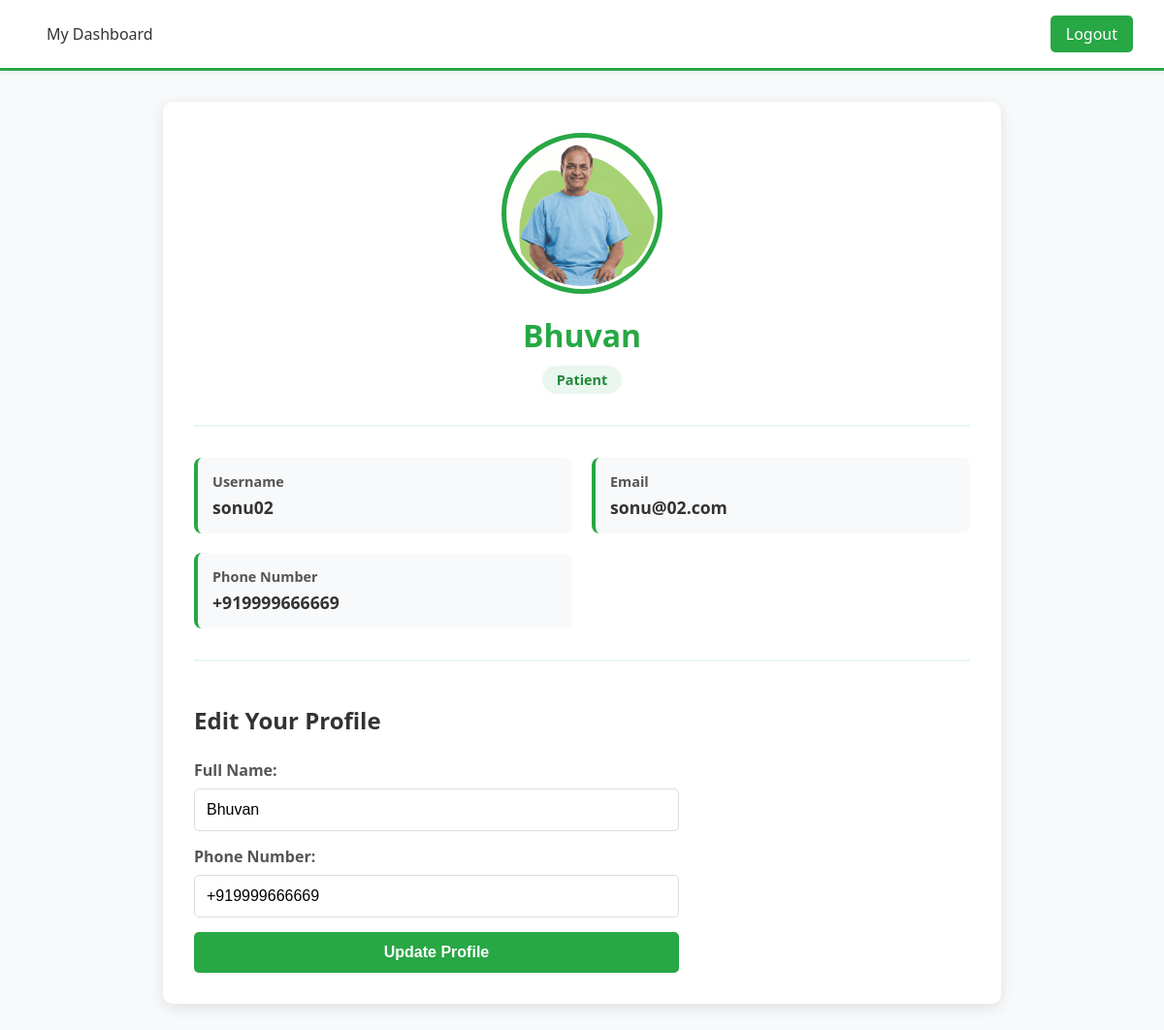
Screenshot of /patient/profile (signed in) with the database file from the repository.
### app.py (models this page shows, shortened)
class Patient(db.Model):
    __tablename__ = 'patients'
    id = db.Column(db.Integer, primary_key=True)
    name = db.Column(db.String(100), nullable=False)
    phone_number = db.Column(db.String(15), nullable=False)
    user_id = db.Column(db.Integer, db.ForeignKey('users.id'), nullable=False)
    appointments = db.relationship('Appointment', back_populates='patient')
    user = db.relationship('User', back_populates='patient')

class User(db.Model):
    __tablename__ = 'users'
    id = db.Column(db.Integer, primary_key=True)
    username = db.Column(db.String(80), unique=True, nullable=False)
    email = db.Column(db.String(120), unique=True, nullable=False)
    password = db.Column(db.String(200), nullable=False)
    role = db.Column(db.String(50), nullable=False)  # e.g., '
    status = db.Column(db.String(20), default='active', nullable=False)   #active/block
    created_at = db.Column(db.DateTime, nullable=False, default=datetime.utcnow )
    doctor = db.relationship('Doctor', back_populates='user', uselist=False)
    patient = db.relationship('Patient', back_populates='user', uselist=False)

### app.py (the view, shortened to what this page needs)
@app.route('/patient/profile', methods=['GET', 'POST'])
def patient_profile():
    if 'user_id' not in session or session['role'] != 'patient':
        flash("Access denied!", "error")
        return redirect(url_for('login'))
    try:
        patient = Patient.query.filter_by(user_id=session['user_id']).first()
        if not patient:
            flash("Patient profile not found.", "error")
            return redirect(url_for('login'))
        return render_template('patient_profile.html', patient=patient)
    except Exception as e:
        flash("Unexpected error.", "error")
        return redirect(url_for('login'))

### templates/patient_profile.html (shortened to what this page needs)
<!DOCTYPE html>
<html lang="en">
<head>
    <link rel="stylesheet" href="{{ url_for('static', filename='profile.css') }}">
</head>
<body>
    <div class="navbar">
        <a href="{{ url_for('patient_dashboard') }}">My Dashboard</a>
        <a href="{{ url_for('logout') }}" class="right">Logout</a>
    </div>
    <div class="profile-container">
        <div class="profile-header">
            <img src="{{ url_for('static', filename='patient_avatar.png') }}" alt="Patient Photo" class="profile-img">
            <h1>{{ patient.name }}</h1>
            <span class="role-badge">Patient</span>
        </div>
        <div class="details-grid">
            <div class="detail-box">
                <strong>Username</strong>
                <span>{{ patient.user.username }}</span>
            </div>
            <div class="detail-box">
                <strong>Email</strong>
                <span>{{ patient.user.email }}</span>
            </div>
            <div class="detail-box">
                <strong>Phone Number</strong>
                <span>{{ patient.phone_number }}</span>
            </div>
        </div>
        <div class="edit-section">
            <h2>Edit Your Profile</h2>
            <form method="POST" action="{{ url_for('patient_profile') }}">
                <div>
                    <label for="name">Full Name:</label>
                    <input type="text" id="name" name="name" value="{{ patient.name }}" required>
                </div>
                <div>
                    <label for="phone">Phone Number:</label>
                    <input type="tel" id="phone" name="phone" value="{{ patient.phone_number }}" required>
                </div>
                <button type="submit">Update Profile</button>
            </form>
        </div>
    </div>
</body>
</html>

### static/profile.css (style rules this page uses)
:root { --primary-green: #28a745; --dark-green: #218838; --light-green: #e9f7ef; --text-dark: #333; --white: #ffffff; --light-gray: #f8f9fa; --border-color: #ddd; --shadow: 0 4px 15px rgba(0,0,0,0.1); }
body { font-family: 'Segoe UI', Tahoma, Geneva, Verdana, sans-serif; margin: 0; padding: 0; background-color: var(--light-gray); color: var(--text-dark); }
.navbar { background-color: var(--white); border-bottom: 3px solid var(--primary-green); padding: 1rem 2rem; display: flex; justify-content: space-between; align-items: center; box-shadow: 0 2px 5px rgba(0,0,0,0.05); }
.navbar a { color: var(--text-dark); text-decoration: none; padding: 0.5rem 1rem; font-weight: 500; border-radius: 5px; transition: 0.3s; }
.navbar a.right { background-color: var(--primary-green); color: var(--white); }
.profile-container { max-width: 800px; margin: 2rem auto; background-color: var(--white); border-radius: 10px; box-shadow: var(--shadow); overflow: hidden; padding: 2rem; }
.profile-header { text-align: center; border-bottom: 2px solid var(--light-green); padding-bottom: 2rem; margin-bottom: 2rem; }
.profile-img { width: 150px; height: 150px; border-radius: 50%; object-fit: cover; border: 5px solid var(--primary-green); padding: 3px; background-color: var(--white); margin-bottom: 1rem; }
.profile-header h1 { color: var(--primary-green); margin: 0; font-size: 2rem; }
.role-badge { background-color: var(--light-green); color: var(--dark-green); padding: 5px 15px; border-radius: 20px; font-size: 0.9rem; font-weight: bold; display: inline-block; margin-top: 10px; }
.details-grid { display: grid; grid-template-columns: repeat(auto-fit, minmax(300px, 1fr)); gap: 20px; margin-bottom: 2rem; }
.detail-box { background-color: var(--light-gray); padding: 15px; border-radius: 8px; border-left: 4px solid var(--primary-green); }
.detail-box strong { display: block; color: #555; font-size: 0.9rem; margin-bottom: 5px; }
.detail-box span { font-size: 1.1rem; font-weight: 600; color: var(--text-dark); }
.edit-section { background-color: var(--white); border-top: 2px solid var(--light-green); padding-top: 1.5rem; }
.edit-section h2 { color: var(--text-dark); margin-bottom: 1.5rem; }
form { max-width: 500px; }
label { display: block; margin-bottom: 8px; font-weight: bold; color: #555; }
input[type="text"], input[type="tel"] { width: 100%; padding: 12px; margin-bottom: 15px; border: 1px solid var(--border-color); border-radius: 5px; font-size: 1rem; box-sizing: border-box; }
button { width: 100%; padding: 12px; background-color: var(--primary-green); color: var(--white); border: none; border-radius: 5px; font-size: 1rem; font-weight: bold; cursor: pointer; transition: 0.3s; }

### rows the page displays
Patient: name "Bhuvan", phone_number "+919999666669", phone "+919999666669"
User: user.username "sonu02", user.email "sonu@02.com"
